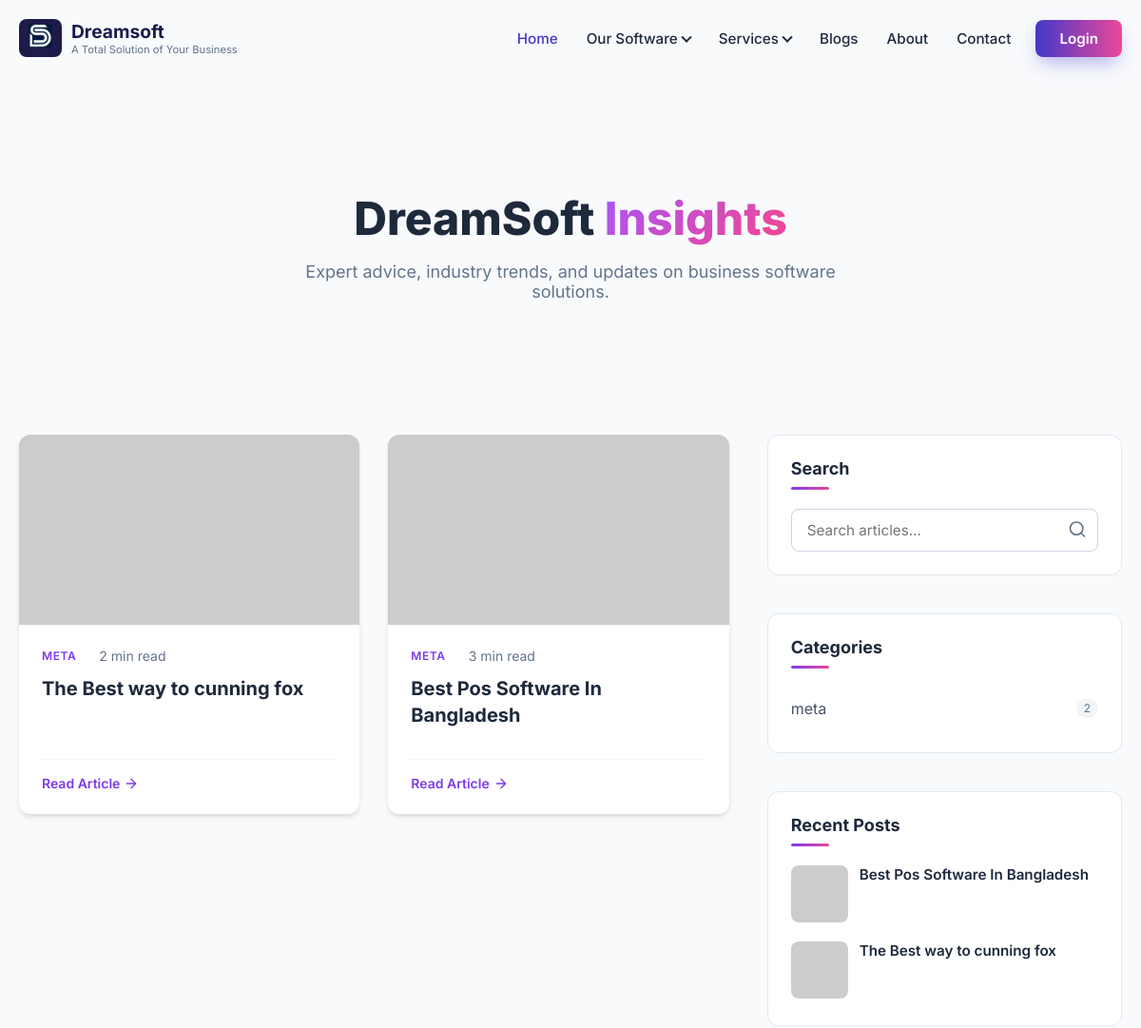
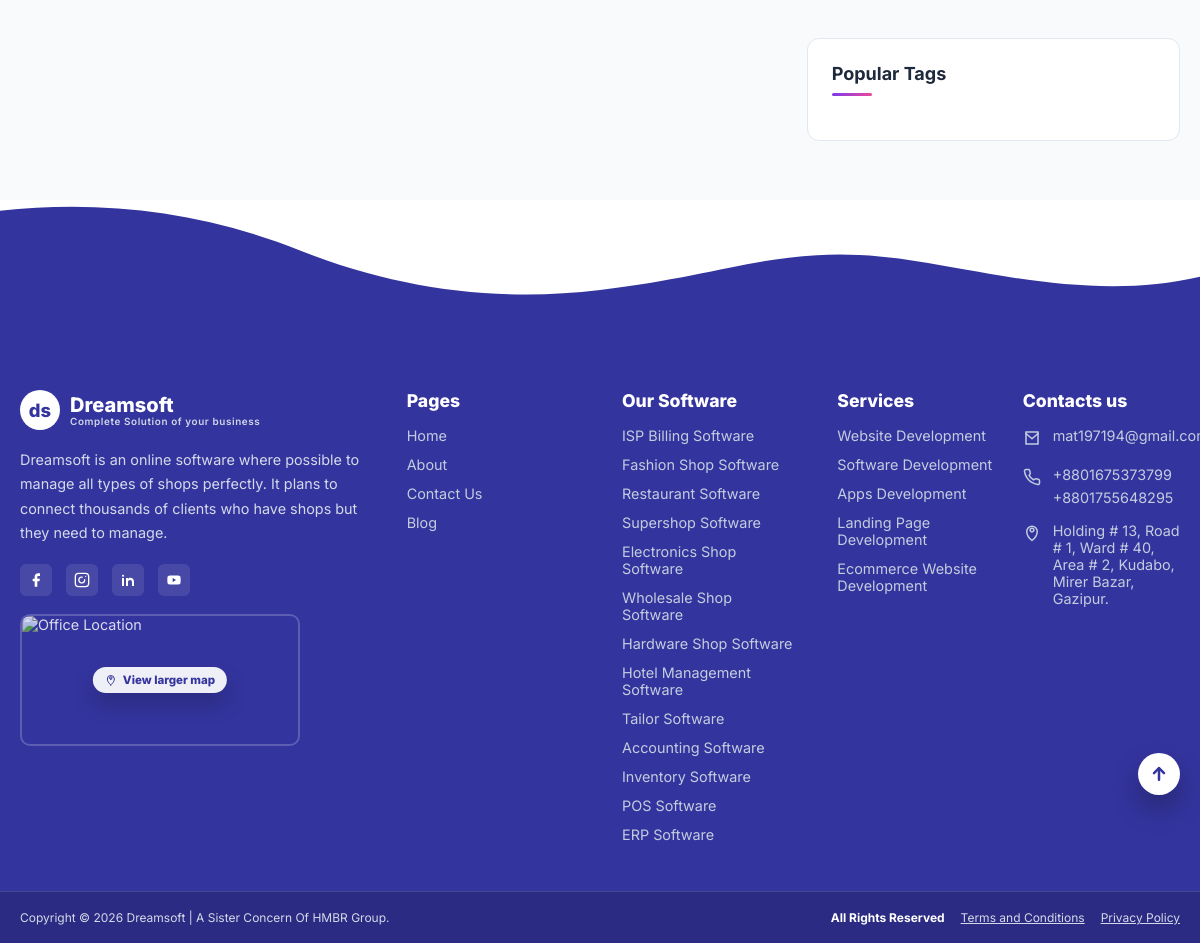
Screenshot of /blog/ with the database file from the repository (2 pictures, top to bottom).
### Pages/models.py (models this page shows, shortened)
class BlogPost(models.Model):
    STATUS_CHOICES = (
        ('draft', 'Draft'),
        ('published', 'Published'),
        ('archived', 'Archived'),
    )
    title = models.CharField(max_length=255)
    slug = models.SlugField(max_length=255, unique=True, blank=True)
    author = models.ForeignKey(User, on_delete=models.CASCADE, related_name='blog_posts')
    category = models.ForeignKey(Category, on_delete=models.SET_NULL, null=True, related_name='posts')
    tags = models.ManyToManyField(Tag, blank=True, related_name='posts')
    content = RichTextUploadingField('Content')
    excerpt = models.TextField(blank=True, help_text="Short summary for list views and SEO description")
    featured_image = models.ImageField(upload_to='blog_images/%Y/%m/', blank=True, null=True)
    status = models.CharField(max_length=10, choices=STATUS_CHOICES, default='draft')
    is_featured = models.BooleanField(default=False, help_text="Pin this post to the top or featured section")
    meta_title = models.CharField(max_length=255, blank=True, help_text="SEO Title (defaults to post title)")
    meta_description = models.CharField(max_length=160, blank=True, help_text="SEO Description (defaults to excerpt)")
    meta_keywords = models.CharField(max_length=255, blank=True, help_text="Comma-separated SEO keywords")
    views_count = models.PositiveIntegerField(default=0)
    reading_time = models.PositiveIntegerField(default=0, help_text="Estimated reading time in minutes")
    published_at = models.DateTimeField(blank=True, null=True)
    created_at = models.DateTimeField(auto_now_add=True)
    updated_at = models.DateTimeField(auto_now=True)
    class Meta:
        ordering = ['-published_at', '-created_at']

class Category(models.Model):
    name = models.CharField(max_length=100, unique=True)
    slug = models.SlugField(max_length=100, unique=True, blank=True)
    description = models.TextField(blank=True, null=True)
    created_at = models.DateTimeField(auto_now_add=True)
    class Meta:
        verbose_name_plural = "Categories"
        ordering = ['name']

### Pages/views/blog_view.py (the view)
# urls.py: path('blog/', blog_view.blog_list, name='blog_list'),
def blog_list(request):
    search_query = request.GET.get('q')
    posts_list = BlogPost.objects.filter(status='published')
    if search_query:
        posts_list = posts_list.filter(
            Q(title__icontains=search_query) |
            Q(content__icontains=search_query) |
            Q(excerpt__icontains=search_query)
        ).distinct()
    paginator = Paginator(posts_list, 10) # 10 posts per page
    page = request.GET.get('page')
    try:
        posts = paginator.page(page)
    except PageNotAnInteger:
        posts = paginator.page(1)
    except EmptyPage:
        posts = paginator.page(paginator.num_pages)
    context = get_common_context()
    context.update({
        'posts': posts,
        'search_query': search_query,
        'is_search': bool(search_query),
        'page_title': f"Search Results for '{search_query}'" if search_query else "Latest Insights & Updates"
    })
    return render(request, 'Pages/blog/blog_list.html', context)

### Pages/views/blog_view.py (called while the page is built)
def get_common_context():
    categories = Category.objects.annotate(post_count=Count('posts', filter=Q(posts__status='published'))).filter(post_count__gt=0).order_by('-post_count')
    recent_posts = BlogPost.objects.filter(status='published').order_by('-published_at')[:5]
    tags = Tag.objects.annotate(post_count=Count('posts', filter=Q(posts__status='published'))).filter(post_count__gt=0).order_by('-post_count')[:10]
    return {
        'categories': categories,
        'recent_posts': recent_posts,
        'tags': tags,
    }

### Pages/templates/Pages/blog/blog_list.html (shortened to what this page needs)
{% extends 'Pages/base.html' %}
{% load static %}
{% block extra_css %}
    <link rel="stylesheet" href="{% static 'Pages/css/style.css' %}">
    <link rel="stylesheet" href="{% static 'Pages/css/blog.css' %}">
{% endblock %}
{% block content %}
<section class="blog-hero">
    <div class="container">
        {% if is_search %}
            <h1>Search Results</h1>
            <p>Showing results for "{{ search_query }}"</p>
        {% elif current_category %}
            <h1>{{ current_category.name }}</h1>
            <p>{{ current_category.description|default:"Browse posts in this category" }}</p>
        {% elif current_tag %}
            <h1>Tag: {{ current_tag.name }}</h1>
            <p>Posts tagged with "{{ current_tag.name }}"</p>
        {% else %}
            <h1>DreamSoft <span class="text-gradient">Insights</span></h1>
            <p>Expert advice, industry trends, and updates on business software solutions.</p>
        {% endif %}
    </div>
</section>
<section class="blog-section">
    <div class="container">
        <div class="blog-container">
            <div class="blog-main">
                {% if posts %}
                <div class="blog-grid">
                    {% for post in posts %}
                    <article class="blog-card">
                        <div class="blog-card-img">
                            <a href="{% url 'blog_detail' post.slug %}">
                                {% if post.featured_image %}
                                    <img src="{{ post.featured_image.url }}" alt="{{ post.title }}">
                                {% else %}
                                    <img src="https://via.placeholder.com/600x400?text=DreamSoft+Blog" alt="{{ post.title }}">
                                {% endif %}
                            </a>
                        </div>
                        <div class="blog-card-content">
                            <div class="blog-meta">
                                {% if post.category %}
                                <a href="{% url 'blog_category' post.category.slug %}" class="blog-category">{{ post.category.name }}</a>
                                {% endif %}
                                <span class="blog-read-time">{{ post.reading_time }} min read</span>
                            </div>
                            <h3 class="blog-title">
                                <a href="{% url 'blog_detail' post.slug %}">{{ post.title }}</a>
                            </h3>
                            <p class="blog-excerpt">
                            </p>
                            <div class="blog-footer">
                                <a href="{% url 'blog_detail' post.slug %}" class="read-more">
                                    Read Article <svg viewBox="0 0 24 24" width="16" height="16" fill="none" stroke="currentColor" stroke-width="2" stroke-linecap="round" stroke-linejoin="round"><path d="M5 12h14M12 5l7 7-7 7"/></svg>
                                </a>
                            </div>
                        </div>
                    </article>
                    {% endfor %}
                </div>
                {% else %}
                <div class="no-posts">
                    <h3>No posts found.</h3>
                    <p>Try searching for something else or browse our categories.</p>
                </div>
                {% endif %}
            </div>
            {% include 'Pages/blog/sidebar.html' %}
        </div>
    </div>
</section>
{% endblock %}

### Pages/templates/Pages/blog/sidebar.html (shortened to what this page needs)
<aside class="blog-sidebar">
    <div class="sidebar-widget">
        <h4 class="widget-title">Search</h4>
        <form action="{% url 'blog_list' %}" method="get" class="search-form">
            <input type="text" name="q" class="search-input" placeholder="Search articles..." value="{{ search_query|default:'' }}">
            <button type="submit" class="search-btn" aria-label="Search">
                <svg viewBox="0 0 24 24" width="20" height="20" fill="none" stroke="currentColor" stroke-width="2" stroke-linecap="round" stroke-linejoin="round"><circle cx="11" cy="11" r="8"/><path d="M21 21l-4.35-4.35"/></svg>
            </button>
        </form>
    </div>
    <div class="sidebar-widget">
        <h4 class="widget-title">Categories</h4>
        <ul class="category-list">
            {% for cat in categories %}
            <li>
                <a href="{% url 'blog_category' cat.slug %}">
                    <span>{{ cat.name }}</span>
                    <span class="category-count">{{ cat.post_count }}</span>
                </a>
            </li>
            {% endfor %}
        </ul>
    </div>
    <div class="sidebar-widget">
        <h4 class="widget-title">Recent Posts</h4>
        <div class="recent-posts-list">
            {% for recent in recent_posts %}
            <div class="recent-post-item">
                <a href="{% url 'blog_detail' recent.slug %}" class="recent-post-link">
                    {% if recent.featured_image %}
                    <img src="{{ recent.featured_image.url }}" alt="{{ recent.title }}" class="recent-post-img">
                    {% else %}
                    <img src="https://via.placeholder.com/150?text=Post" alt="{{ recent.title }}" class="recent-post-img">
                    {% endif %}
                </a>
                <div class="recent-post-info">
                    <h4><a href="{% url 'blog_detail' recent.slug %}">{{ recent.title }}</a></h4>
                </div>
            </div>
            {% endfor %}
        </div>
    </div>
    <div class="sidebar-widget">
        <h4 class="widget-title">Popular Tags</h4>
    </div>
</aside>

### Pages/static/Pages/css/theme.css (style rules this page uses)
:root { --primary-color: #4338ca; --secondary-color: #8b5cf6; --accent-color: #a855f7; --text-dark: #1e293b; --text-light: #64748b; --white: #ffffff; --bg-light: #f8fafc; --gradient-btn: linear-gradient(135deg, #4338ca, #8b5cf6); --gradient-hover: linear-gradient(135deg, #3730a3, #7c3aed); }
* { margin: 0; padding: 0; box-sizing: border-box; font-family: 'Inter', sans-serif; }
body { background-color: var(--bg-light); color: var(--text-dark); overflow-x: hidden; }
.container { max-width: 1280px; margin: 0 auto; padding: 0 20px; }
a { text-decoration: none; color: inherit; }
ul { list-style: none; }
.text-gradient { background: linear-gradient(135deg, #a855f7, #ec4899, #4338ca); -webkit-background-clip: text; -webkit-text-fill-color: transparent; background-clip: text; background-size: 200% auto; animation: gradient-text 5s ease infinite; }

### Pages/static/Pages/css/style.css (style rules this page uses)
.text-gradient { background: linear-gradient(135deg, #a855f7, #ec4899, #4338ca); -webkit-background-clip: text; -webkit-text-fill-color: transparent; background-clip: text; background-size: 200% auto; animation: gradient-text 5s ease infinite; }

### rows the page displays
BlogPost: category.name "META", reading_time "2", title "The Best way to cunning fox"
BlogPost: category.name "META", reading_time "3", title "Best Pos Software In Bangladesh"
Category: name "meta", post_count "2"
